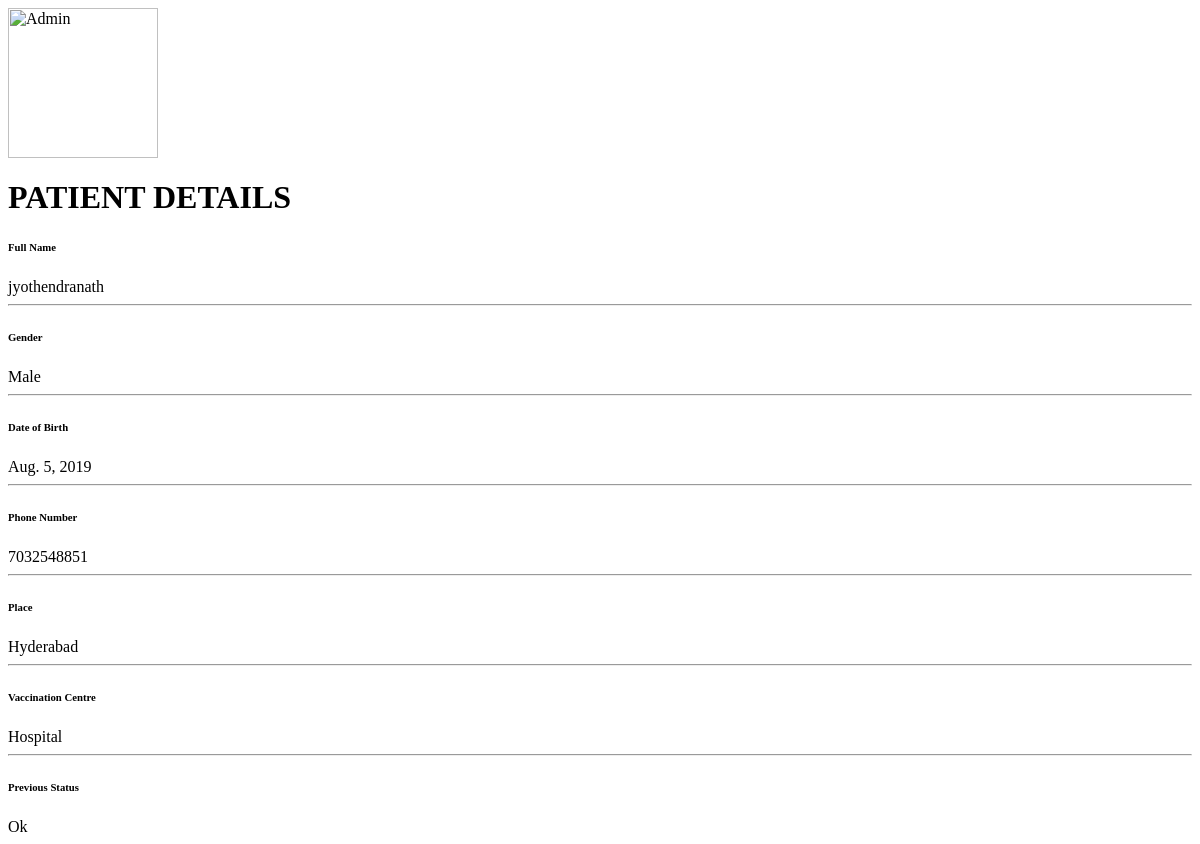
/vc/report/showpatient/2, run on an earlier commit of the app's database.
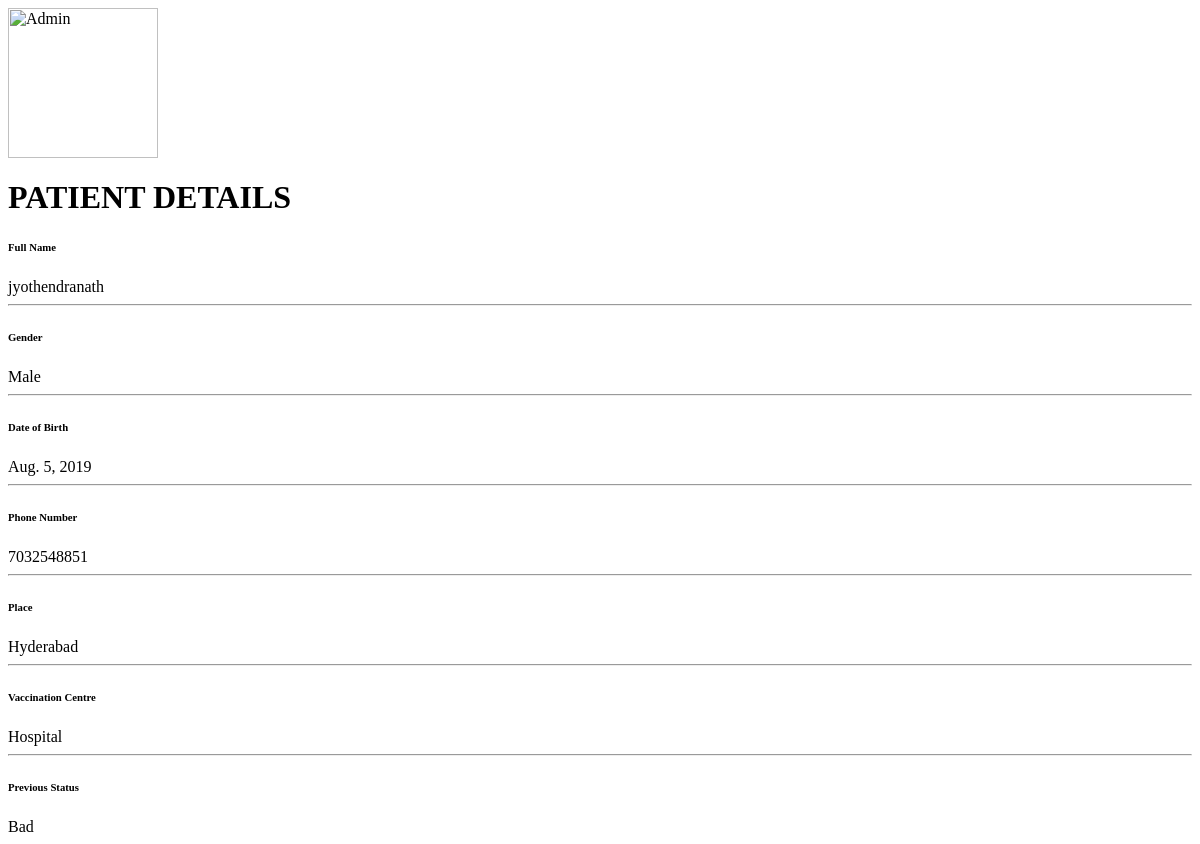
And on a later commit of the database.
### C19V/models.py (models this page shows, shortened)
class Status(models.Model):
    STATUS = (('Good','Feeling good'),('Ok','Feeling somewhat good'),('Bad','Feeling Bad'))
    status = models.CharField(max_length=4,choices=STATUS)
    person = models.ForeignKey(VaccinatedPerson,on_delete=models.CASCADE)
    date = models.DateField(auto_now_add=True)
    time = models.TimeField(auto_now_add=True)

### C19V/views.py (the view)
# urls.py: path('vc/report/showpatient/<str:pk>',views.show,name='show_patient'),
def show(request,pk):
   person = models.VaccinatedPerson.objects.get(id=pk)
   status = models.Status.objects.filter(person=person).last()
   context={'person':person ,'status':status}
   return render(request,'showpatient.html',context)

### C19V/templates/showpatient.html
<centre>
    <div class="container-md-8">
      <div class="card mb-3">
        <div class="card-body">
          <div class="jumbotron align-items-center text-center">
            <img src="https://bootdey.com/img/Content/avatar/avatar7.png" alt="Admin" class="rounded-circle" width="150">
            <div class="mt-3">
              <h1>PATIENT DETAILS</h1>
            </div>
          </div>
          <div class="row">
            <div class="col-sm-3">
              <h6 class="mb-0 pl-4">Full Name</h6>
            </div>
            <div class="col-sm-9 pl-4 text-secondary">
              {{ person.name }}
            </div>
          </div>
          <hr>
          <div class="row">
            <div class="col-sm-3">
              <h6 class="mb-0 pl-4">Gender</h6>
            </div>
            <div class="col-sm-9 pl-4 text-secondary">
              {% if person.gender == 'M' %}
                Male
              {% else %}
                Female
              {% endif %}
            </div>
          </div>
          <hr>
          <div class="row">
            <div class="col-sm-3">
              <h6 class="mb-0 pl-4">Date of Birth</h6>
            </div>
            <div class="col-sm-9 pl-4 text-secondary">
              {{person.dob | date}}
            </div>
          </div>
          <hr>
          <div class="row">
            <div class="col-sm-3">
              <h6 class="mb-0 pl-4">Phone Number</h6>
            </div>
            <div class="col-sm-9 pl-4 text-secondary">
              {{person.phone_no}}
            </div>
          </div>
          <hr>
          <div class="row">
            <div class="col-sm-3">
              <h6 class="mb-0 pl-4">Place</h6>
            </div>
            <div class="col-sm-9 pl-4 text-secondary">
              {{ person.centre.city }}
            </div>
          </div>
          <hr>
          <div class="row">
            <div class="col-sm-3">
              <h6 class="mb-0 pl-4">Vaccination Centre</h6>
            </div>
            <div class="col-sm-9 pl-4 text-secondary">
              {{ person.centre.name }}
            </div>
          </div>
          <hr>
          <div class="row">
            <div class="col-sm-3">
              <h6 class="mb-0 pl-4">Previous Status</h6>
            </div>
            <div class="col-sm-9 pl-4 text-secondary">
              {{status.status}}
            </div>
          </div>
        </div>
      </div>
    </div>
  </centre>

What changed in the data, as far as the page shows it:
no longer on this page (row unchanged): Status: status "Ok"
added Status: status "Bad"
